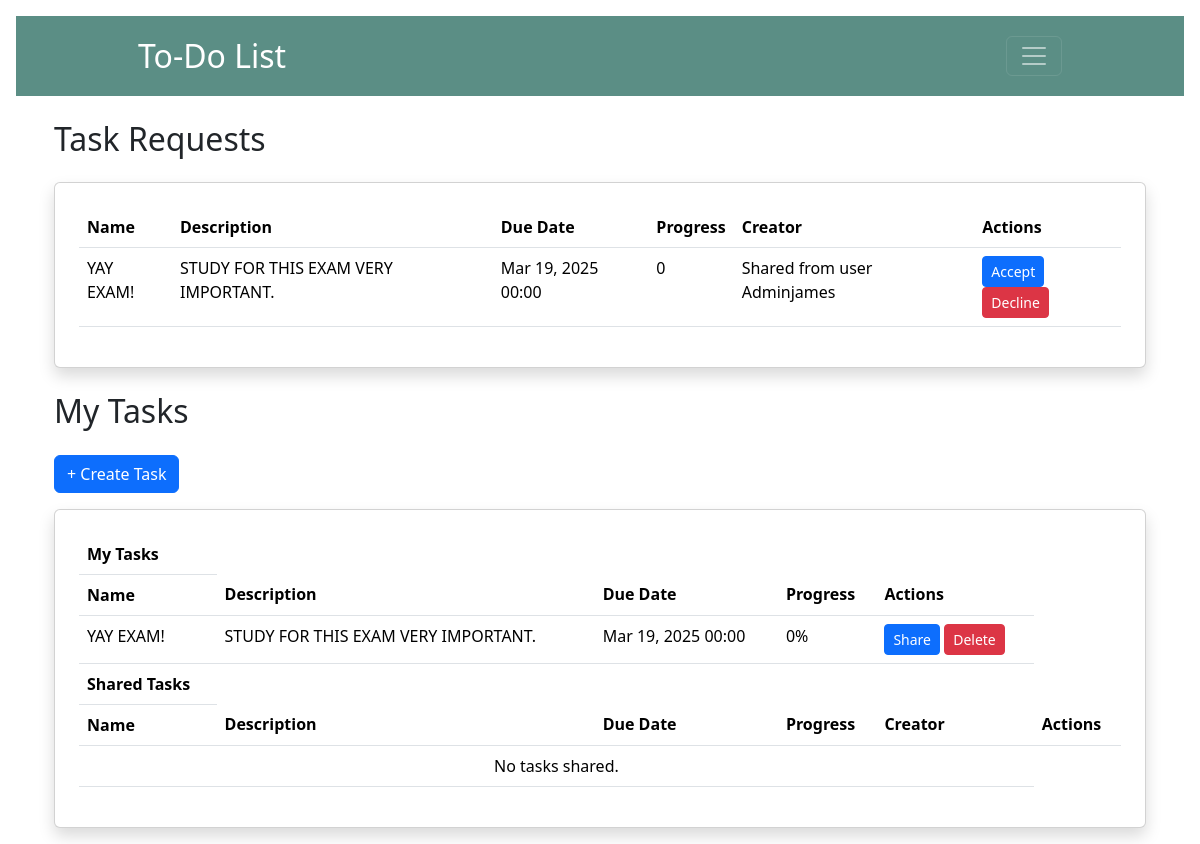
Before: /tasks/ (signed in) with the older database file.
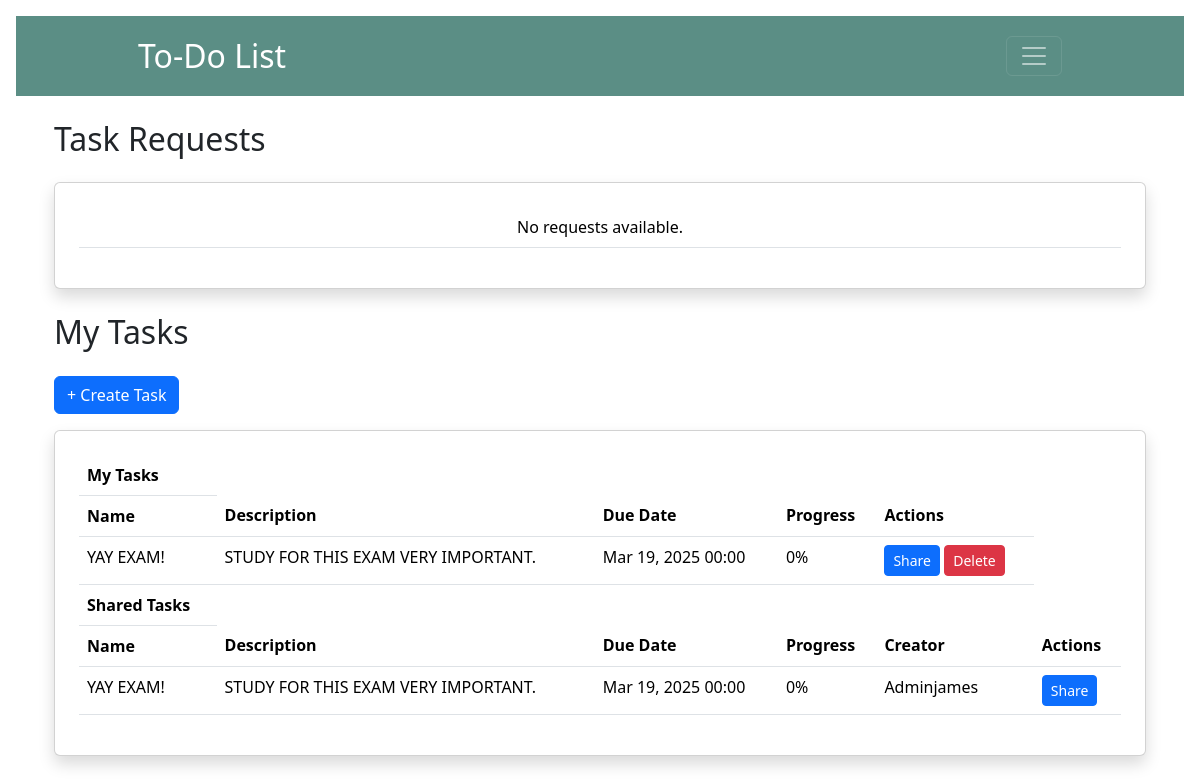
After: the same page with the newer database file.
### todoapp/models.py (models this page shows, shortened)
class TaskCollabRequest(models.Model):
    task = models.ForeignKey(Task, on_delete=models.CASCADE)
    from_user = models.ForeignKey(User, related_name="from_user", on_delete=models.CASCADE)
    to_user = models.ForeignKey(User, related_name="to_user", on_delete=models.CASCADE)

class Task(models.Model):
    name = models.CharField(max_length=255)
    creator = models.ForeignKey(User, on_delete=models.CASCADE)
    description = models.TextField()
    due_date = models.DateTimeField()
    progress = models.IntegerField(default=0)
    is_completed = models.BooleanField(default=False)
    categories = models.ManyToManyField(Category, related_name="tasks", blank=True)
    assigned_users = models.ManyToManyField(User, related_name="assigned_tasks")
    notifications_enabled = models.BooleanField(default=False)

### todoapp/views.py (the view)
# urls.py: path('tasks/', views.task_view, name='task_view'),
def task_view(request):
    tasks = Task.objects.filter(creator=request.user)
    task_requests = TaskCollabRequest.objects.filter(to_user=request.user)
    shared_tasks = Task.objects.filter(assigned_users=request.user)
    return render(request, 'task_view.html', {'tasks': tasks, 'task_requests': task_requests, 'shared_tasks': shared_tasks})

### todoapp/templates/task_view.html (shortened to what this page needs)
{% extends 'base.html' %}
{% block content %}
<div class="container mt-4">
    <h2 class="mb-4">Task Requests</h2>
    <div class="card p-4 shadow">
        <table class="table">
            <tbody>
                {% if task_requests %}
                <tr>
                    <th>Name</th>
                    <th>Description</th>
                    <th>Due Date</th>
                    <th>Progress</th>
                    <th>Creator</th>
                    <th>Actions</th>
                </tr>
                {% for request in task_requests %}
                <tr>
                    <td>{{ request.task.name }}</td>
                    <td>{{ request.task.description }}</td>
                    <td>{{ request.task.due_date|date:"M d, Y H:i" }}</td>
                    <td>{{ request.task.progress }}</td>
                    <td>Shared from user {{request.task.creator}}</td>
                    <td>
                        <form method="post" action="{% url 'accept_task' request.id %}">
                            <button class="btn btn-primary btn-sm" name="accept_request">Accept</button>
                            <button class="btn btn-danger btn-sm" name="decline_request">Decline</button>
                        </form>
                    </td>
                </tr>
                {% endfor %}
                {% else %}
                <tr>
                    <td colspan="5" class="text-center">No requests available.</td>
                </tr>
                {% endif %}
            </tbody>
        </table>
    </div>
</div>
<div class="container mt-4">
    <h2 class="mb-4">My Tasks</h2>
    <a href="{% url 'add_task' %}" class="btn btn-primary mb-3">+ Create Task</a>
    <div class="card p-4 shadow">
        <table class="table">
            <tbody>
                <th>My Tasks</th>
                <tr>
                    <th>Name</th>
                    <th>Description</th>
                    <th>Due Date</th>
                    <th>Progress</th>
                    <th>Actions</th>
                </tr>
                {% for task in tasks %}
                <tr>
                    <td>{{ task.name }}</td>
                    <td>{{ task.description }}</td>
                    <td>{{ task.due_date|date:"M d, Y H:i" }}</td>
                    <td>{{ task.progress }}%</td>
                    <td>
                        <a class="btn btn-primary btn-sm" href="{% url 'share_task' task_id=task.id %}">Share</a>
                        <button class="btn btn-danger btn-sm" onclick="confirmDelete({{ task.id }})">Delete</button>
                    </td>
                </tr>
                {% empty %}
                <tr>
                    <td colspan="5" class="text-center">No tasks available.</td>
                </tr>
                {% endfor %}
                <th>Shared Tasks</th>
                <tr>
                    <th>Name</th>
                    <th>Description</th>
                    <th>Due Date</th>
                    <th>Progress</th>
                    <th>Creator</th>
                    <th>Actions</th>
                </tr>
                {% for task in shared_tasks %}
                <tr>
                    <td>{{ task.name }}</td>
                    <td>{{ task.description }}</td>
                    <td>{{ task.due_date|date:"M d, Y H:i" }}</td>
                    <td>{{ task.progress }}%</td>
                    <td>{{ task.creator }}</td>
                    <td>
                        <a class="btn btn-primary btn-sm" href="{% url 'share_task' task_id=task.id %}">Share</a>
                    </td>
                </tr>
                {% empty %}
                <tr>
                    <td colspan="5" class="text-center">No tasks shared.</td>
                </tr>
                {% endfor %}
            </tbody>
        </table>
    </div>
</div>
{% endblock %}

Changed rows visible on the page:
removed TaskCollabRequest: task.name "YAY EXAM!", task.description "STUDY FOR THIS EXAM VERY IMPORTANT.", task.due_date "Mar 19, 2025 00:00", task.progress "0", task.creator "Adminjames"
now on one of the page's lists (row unchanged): Task: name "YAY EXAM!", description "STUDY FOR THIS EXAM VERY IMPORTANT.", due_date "Mar 19, 2025 00:00", progress "0", creator "Adminjames"
Other visible differences:
text no longer shown: "Name Description Due Date Progress Creator Actions No tasks shared."
text now shown: "No requests available."
